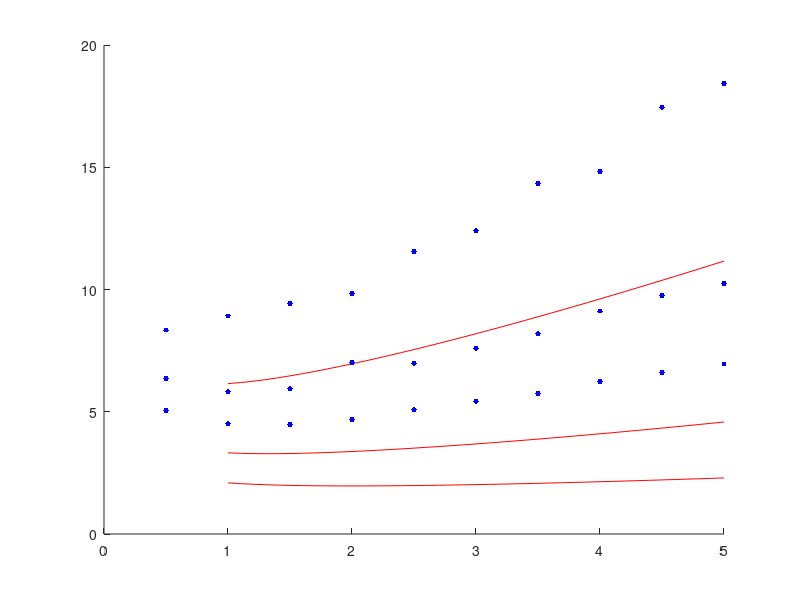

MATLAB code for this plot:
load('data/data4comparison.mat');
n=1;
figure
hold on
plot(r_tab2,meanTa(:,:),'r');
plot(r_tab,meanTs(:,:),'b.','MarkerSize',12);
